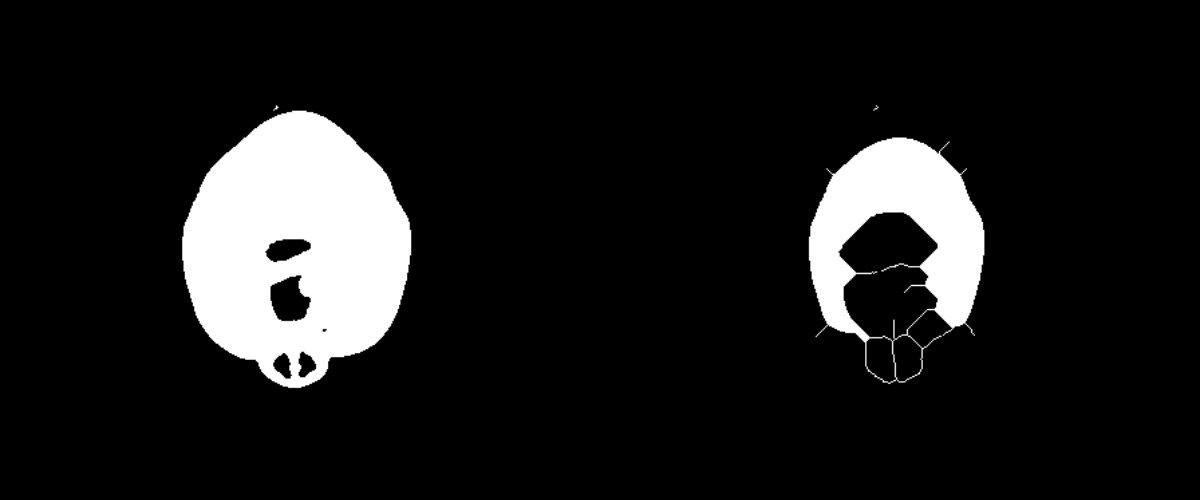

This chart was generated by the following Python code:
#!/usr/bin/env python

# Perform 2D skeletonization on a thresholded slice of a 3D medical
# volume (FullHead.mhd) using vtkImageSkeleton2D.  The left viewport
# shows the binary threshold mask; the right shows the skeleton.

import os
from pathlib import Path

# Factory overrides: importing these modules registers the OpenGL rendering
# and interaction style implementations for vtkRenderingCore factory classes.
import vtkmodules.vtkInteractionStyle  # noqa: F401
import vtkmodules.vtkRenderingOpenGL2  # noqa: F401
# VTK pipeline classes used in this example
from vtkmodules.vtkIOImage import vtkMetaImageReader
from vtkmodules.vtkImagingCore import vtkImageThreshold
from vtkmodules.vtkImagingMorphological import vtkImageSkeleton2D
from vtkmodules.vtkRenderingCore import (
    vtkImageActor,
    vtkRenderWindow,
    vtkRenderWindowInteractor,
    vtkRenderer,
)

# Colors (normalized RGB)
black_rgb = (0.0, 0.0, 0.0)

# Data directory: defaults to the folder containing this script
data_dir = Path(os.environ.get("VPE_DATA_DIR", Path(__file__).parent))

# Reader: load the 3D medical volume
reader = vtkMetaImageReader()
reader.SetFileName(str(data_dir / "FullHead.mhd"))
reader.Update()

# Determine the middle axial slice
extent = reader.GetOutput().GetExtent()
mid_z = (extent[4] + extent[5]) // 2

# Threshold: create a binary mask of bone-like intensities
threshold = vtkImageThreshold()
threshold.SetInputConnection(reader.GetOutputPort())
threshold.ThresholdByUpper(600)
threshold.SetInValue(255)
threshold.SetOutValue(0)
threshold.SetOutputScalarTypeToUnsignedChar()

# Skeleton: thin the binary mask to a 1-pixel-wide skeleton
skeleton = vtkImageSkeleton2D()
skeleton.SetInputConnection(threshold.GetOutputPort())
skeleton.SetNumberOfIterations(20)
skeleton.SetPrune(1)

# Actor 1: binary mask in the left viewport
actor_mask = vtkImageActor()
actor_mask.GetMapper().SetInputConnection(threshold.GetOutputPort())
actor_mask.SetDisplayExtent(extent[0], extent[1], extent[2], extent[3],
                            mid_z, mid_z)

# Actor 2: skeleton in the right viewport
actor_skeleton = vtkImageActor()
actor_skeleton.GetMapper().SetInputConnection(skeleton.GetOutputPort())
actor_skeleton.SetDisplayExtent(extent[0], extent[1], extent[2], extent[3],
                                mid_z, mid_z)

# Renderer 1: left viewport — binary mask
renderer_left = vtkRenderer()
renderer_left.AddActor(actor_mask)
renderer_left.SetViewport(0.0, 0.0, 0.5, 1.0)
renderer_left.SetBackground(black_rgb)
renderer_left.ResetCamera()

# Renderer 2: right viewport — skeleton
renderer_right = vtkRenderer()
renderer_right.AddActor(actor_skeleton)
renderer_right.SetViewport(0.5, 0.0, 1.0, 1.0)
renderer_right.SetBackground(black_rgb)
renderer_right.ResetCamera()

# Window: display the rendered scene
render_window = vtkRenderWindow()
render_window.AddRenderer(renderer_left)
render_window.AddRenderer(renderer_right)
render_window.SetWindowName("skeleton")
render_window.SetMultiSamples(0)
render_window.SetSize(1200, 500)

# Interactor: handle mouse and keyboard events
render_window_interactor = vtkRenderWindowInteractor()
render_window_interactor.SetRenderWindow(render_window)

# Launch the interactive visualization
render_window_interactor.Initialize()
render_window_interactor.Start()
